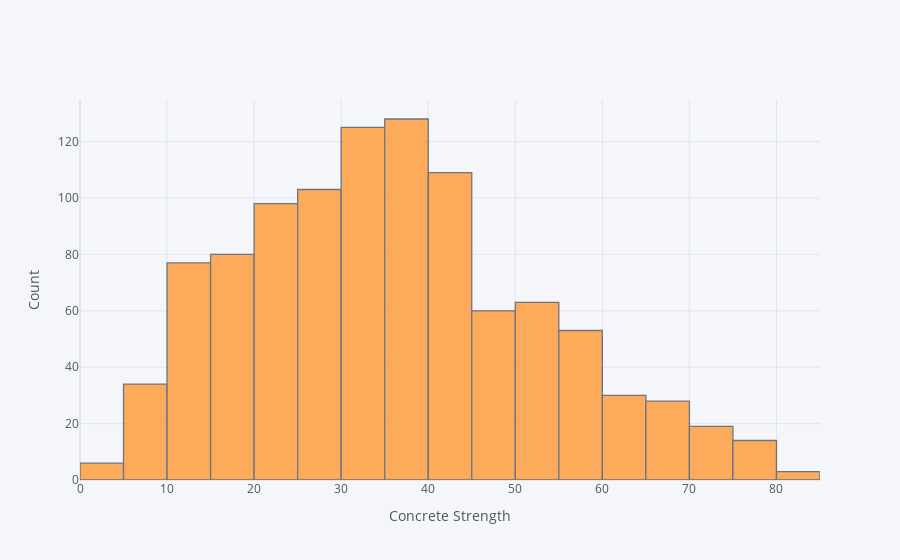

This figure's notebook cell:
### Code cell
ds[['ConcreteStrength']].iplot(kind='hist', yTitle='Count',xTitle='Concrete Strength')

### Figure 1 — Plotly figure (JSON) as saved in the notebook; plotly's stock layout.template omitted (floating-point values rounded to 4 significant figures; data arrays with more than 128 entries replaced by an {"elided": "..."} marker saying what was removed)
{"data": [{"histfunc": "count", "histnorm": "", "marker": {"color": "rgba(255, 153, 51, 1.0)", "line": {"color": "#4D5663", "width": 1.3}}, "name": "ConcreteStrength", "opacity": 0.8, "orientation": "v", "type": "histogram", "x": {"elided": "1030 float values"}}], "layout": {"barmode": "overlay", "legend": {"bgcolor": "#F5F6F9", "font": {"color": "#4D5663"}}, "paper_bgcolor": "#F5F6F9", "plot_bgcolor": "#F5F6F9", "title": {"font": {"color": "#4D5663"}}, "xaxis": {"gridcolor": "#E1E5ED", "showgrid": true, "tickfont": {"color": "#4D5663"}, "title": {"font": {"color": "#4D5663"}, "text": "Concrete Strength"}, "zerolinecolor": "#E1E5ED"}, "yaxis": {"gridcolor": "#E1E5ED", "showgrid": true, "tickfont": {"color": "#4D5663"}, "title": {"font": {"color": "#4D5663"}, "text": "Count"}, "zerolinecolor": "#E1E5ED"}}}
